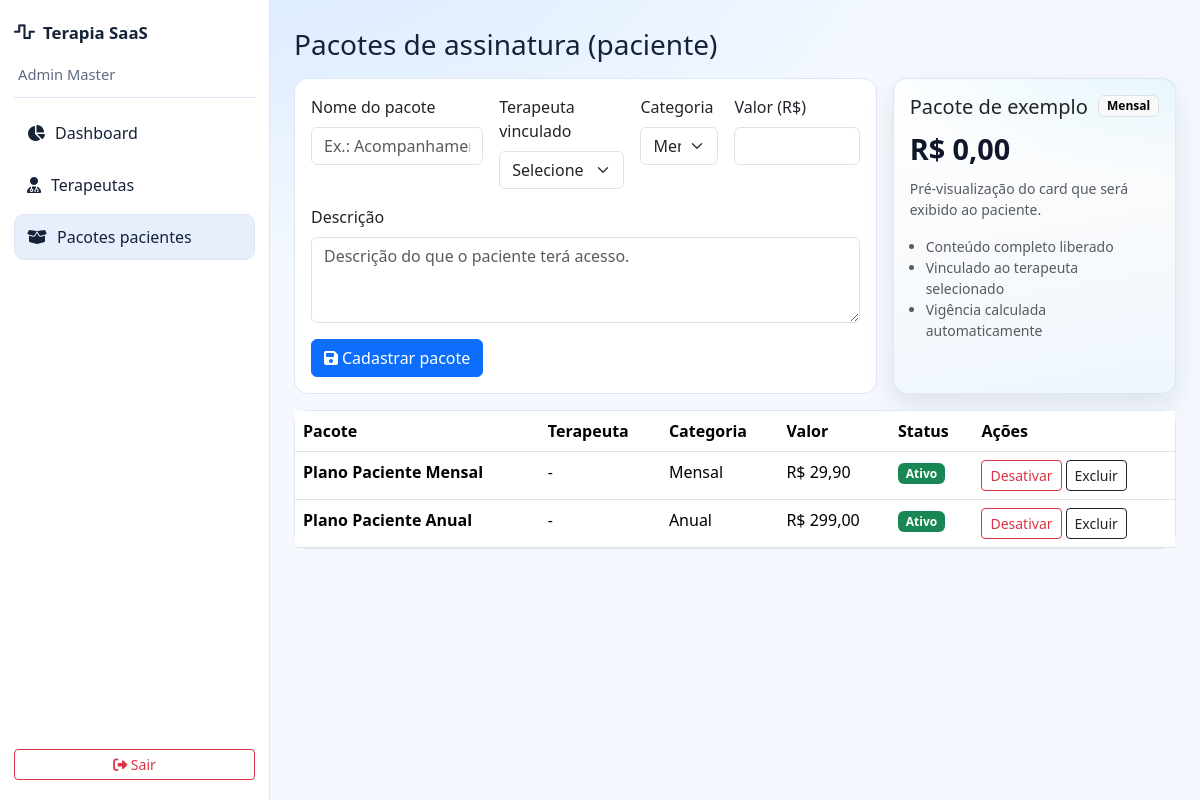
The app's page /dashboard.php?action=patient-packages (signed in) with its own data.
### tables this page shows
CREATE TABLE IF NOT EXISTS plans (
  id INT AUTO_INCREMENT PRIMARY KEY,
  target ENUM('therapist','patient') NOT NULL,
  therapist_id INT NULL,
  name VARCHAR(100) NOT NULL,
  description_text TEXT NULL,
  billing_cycle ENUM('mensal','semestral','anual') NOT NULL,
  price DECIMAL(10,2) NOT NULL,
  is_active TINYINT(1) NOT NULL DEFAULT 1,
  updated_at DATETIME DEFAULT CURRENT_TIMESTAMP ON UPDATE CURRENT_TIMESTAMP,
  INDEX idx_plans_target(target),
  INDEX idx_plans_therapist(therapist_id),
  FOREIGN KEY (therapist_id) REFERENCES users(id) ON DELETE SET NULL,
  created_at DATETIME DEFAULT CURRENT_TIMESTAMP
);

### classes/Controller.php (called while the page is built, shortened)
<?php
abstract class Controller
{
    protected function view(string $view, array $data = []): void
    {
        $file = dirname(__DIR__) . '/app/views/' . $view . '.php';
        extract($data);
        require $file;
    }
}

### app/controllers/AdminController.php (called while the page is built, shortened)
<?php
class AdminController extends Controller
{
    private User $userModel;
    private Plan $planModel;
    public function __construct()
    {
        $this->userModel = new User();
        $this->planModel = new Plan();
    }
    public function patientPackages(): void
    {
        $this->view('admin/packages/index', [
            'appUrl' => Config::get('APP_URL', ''),
            'therapists' => $this->userModel->listTherapists(),
            'packages' => $this->planModel->listPatientPlansForAdmin(),
        ]);
    }
}

### helpers/Auth.php (called while the page is built, shortened)
<?php
class Auth
{
    public static function role(): ?string
    {
        return $_SESSION['user_role'] ?? null;
    }
    public static function name(): ?string
    {
        return $_SESSION['user_name'] ?? null;
    }
    public static function isPatientPreviewActive(): bool
    {
        return (string) ($_SESSION['user_role'] ?? '') === 'therapist'
            && !empty($_SESSION['preview_patient_id'])
            && !empty($_SESSION['preview_therapist_id'])
            && (int) ($_SESSION['preview_therapist_id'] ?? 0) === (int) ($_SESSION['user_id'] ?? 0);
    }
}

### config/Database.php (called while the page is built, shortened)
<?php
class Database
{
    private static ?Database $instance = null;
    private PDO $connection;
    private function __construct()
    {
        $host = Config::get('DB_HOST', '127.0.0.1');
        $port = Config::get('DB_PORT', '3306');
        $db = Config::get('DB_DATABASE', 'terapia');
        $user = Config::get('DB_USERNAME', 'root');
        $pass = Config::get('DB_PASSWORD', '');
        $charset = Config::get('DB_CHARSET', 'utf8mb4');
        $dsn = "mysql:host={$host};port={$port};dbname={$db};charset={$charset}";
        try {
            $this->connection = new PDO($dsn, $user, $pass, [
                PDO::ATTR_ERRMODE => PDO::ERRMODE_EXCEPTION,
                PDO::ATTR_DEFAULT_FETCH_MODE => PDO::FETCH_ASSOC,
                PDO::ATTR_EMULATE_PREPARES => false,
            ]);
        } catch (PDOException $e) {
            throw new \RuntimeException('Falha de conexao com banco: ' . $e->getMessage());
        }
    }
    public static function getInstance(): self
    {
        if (!self::$instance) {
            self::$instance = new self();
        }
        return self::$instance;
    }
    public function query(string $sql, array $params = []): \PDOStatement|false
    {
        try {
            $stmt = $this->connection->prepare($sql);
            $stmt->execute($params);
            return $stmt;
        } catch (PDOException $e) {
            error_log('[DB] ' . $e->getMessage());
            return false;
        }
    }
}

### config/Config.php (called while the page is built, shortened)
<?php
class Config
{
    public static function get(string $key, mixed $default = null): mixed
    {
        return $_ENV[$key] ?? $default;
    }
}

### classes/Model.php (called while the page is built, shortened)
<?php
abstract class Model
{
    protected function query(string $sql, array $params = []): \PDOStatement|false
    {
        return Database::getInstance()->query($sql, $params);
    }
}

### app/models/Plan.php (called while the page is built, shortened)
<?php
class Plan extends Model
{
    public function listPatientPlansForAdmin(): array
    {
        $stmt = $this->query(
            "SELECT p.*, u.name AS therapist_name
             FROM plans p
             LEFT JOIN users u ON u.id = p.therapist_id
             WHERE p.target = 'patient'
             ORDER BY p.created_at DESC"
        );
        return $stmt->fetchAll();
    }
}

### app/views/admin/packages/index.php (the view, shortened to what this page needs)
<?php $title = 'Pacotes de Pacientes'; include __DIR__ . '/../../partials/header.php'; include __DIR__ . '/../../partials/nav.php'; ?>
<div class="page-wrap">
  <div class="d-flex justify-content-between align-items-center mb-3 flex-wrap gap-2">
    <h3 class="mb-0">Pacotes de assinatura (paciente)</h3>
  </div>
  <div class="row g-3 mb-3">
    <div class="col-lg-8">
      <div class="card h-100">
    <div class="card-body">
      <form method="POST" action="<?php echo $appUrl; ?>/dashboard.php?action=patient-packages-store" class="row g-3">
        <div class="col-md-4">
          <label class="form-label">Nome do pacote</label>
          <input type="text" class="form-control" name="name" id="pkgNameInput" required maxlength="100" placeholder="Ex.: Acompanhamento Essencial">
        </div>
        <div class="col-md-3">
          <label class="form-label">Terapeuta vinculado</label>
          <select class="form-select" name="therapist_id" required>
            <option value="">Selecione</option>
          </select>
        </div>
        <div class="col-md-2">
          <label class="form-label">Categoria</label>
          <select class="form-select" name="billing_cycle" id="pkgCycleInput" required>
            <option value="mensal">Mensal</option>
          </select>
        </div>
        <div class="col-md-3">
          <label class="form-label">Valor (R$)</label>
          <input type="number" class="form-control" name="price" id="pkgPriceInput" min="0.01" step="0.01" required>
        </div>
        <div class="col-12">
          <label class="form-label">Descrição</label>
          <textarea class="form-control" rows="3" name="description_text" id="pkgDescInput" maxlength="1000" placeholder="Descrição do que o paciente terá acesso."></textarea>
        </div>
        <div class="col-12">
          <button type="submit" class="btn btn-primary"><i class="fa-solid fa-floppy-disk me-1"></i>Cadastrar pacote</button>
        </div>
      </form>
    </div>
  </div>
    </div>
    <div class="col-lg-4">
      <article class="card h-100 patient-subscription-card" id="packagePreviewCard">
        <div class="card-body d-flex flex-column">
          <div class="d-flex justify-content-between align-items-start gap-2 mb-2">
            <h5 class="mb-0" id="previewName">Pacote de exemplo</h5>
            <span class="badge text-bg-light border" id="previewCycle">Mensal</span>
          </div>
          <div class="patient-subscription-price mb-2" id="previewPrice">R$ 0,00</div>
          <p class="text-muted small mb-3" id="previewDescription">Pré-visualização do card que será exibido ao paciente.</p>
          <ul class="small text-muted mb-0 ps-3">
            <li>Conteúdo completo liberado</li>
            <li>Vinculado ao terapeuta selecionado</li>
            <li>Vigência calculada automaticamente</li>
          </ul>
        </div>
      </article>
    </div>
  </div>
  <div class="card">
    <div class="table-responsive">
      <table class="table mb-0">
        <thead>
          <tr>
            <th>Pacote</th>
            <th>Terapeuta</th>
            <th>Categoria</th>
            <th>Valor</th>
            <th>Status</th>
            <th>Ações</th>
          </tr>
        </thead>
        <tbody>
          <?php if (empty($packages)): ?>
            <tr><td colspan="6" class="text-center py-4 text-muted">Nenhum pacote cadastrado.</td></tr>
          <?php else: ?>
            <?php foreach ($packages as $package): ?>
              <?php $isActive = (int) ($package['is_active'] ?? 0) === 1; ?>
              <tr>
                <td>
                  <div class="fw-semibold"><?php echo htmlspecialchars((string) ($package['name'] ?? '')); ?></div>
                </td>
                <td><?php echo htmlspecialchars((string) ($package['therapist_name'] ?? '-')); ?></td>
                <td><?php echo htmlspecialchars(ucfirst((string) ($package['billing_cycle'] ?? 'mensal'))); ?></td>
                <td>R$ <?php echo number_format((float) ($package['price'] ?? 0), 2, ',', '.'); ?></td>
                <td>
                  <span class="badge <?php echo $isActive ? 'text-bg-success' : 'text-bg-secondary'; ?>">
                    <?php echo $isActive ? 'Ativo' : 'Inativo'; ?>
                  </span>
                </td>
                <td>
                  <div class="d-flex gap-1">
                    <form method="POST" action="<?php echo $appUrl; ?>/dashboard.php?action=patient-packages-toggle-status" class="m-0">
                    <button class="btn btn-sm <?php echo $isActive ? 'btn-outline-danger' : 'btn-outline-success'; ?>" type="submit">
                      <?php echo $isActive ? 'Desativar' : 'Ativar'; ?>
                    </button>
                  </form>
                    <form method="POST" action="<?php echo $appUrl; ?>/dashboard.php?action=patient-packages-delete" class="m-0">
                      <button class="btn btn-sm btn-outline-dark" type="submit">Excluir</button>
                    </form>
                  </div>
                </td>
              </tr>
            <?php endforeach; ?>
          <?php endif; ?>
        </tbody>
      </table>
    </div>
  </div>
</div>
<?php include __DIR__ . '/../../partials/footer.php'; ?>

### app/views/partials/header.php (shortened to what this page needs)
<?php
$appUrl = $appUrl ?? '';
$assetBase = rtrim($appUrl, '/');
?>
<!DOCTYPE html>
<html lang="pt-BR">
<head>
  <link href="https://cdn.jsdelivr.net/npm/bootstrap@5.3.3/dist/css/bootstrap.min.css" rel="stylesheet">
  <link href="https://cdnjs.cloudflare.com/ajax/libs/font-awesome/6.5.2/css/all.min.css" rel="stylesheet">
  <link href="https://cdn.quilljs.com/1.3.6/quill.snow.css" rel="stylesheet">
  <link href="<?php echo $assetBase; ?>/public/css/app.css" rel="stylesheet">
</head>
<body class="app-body">

### app/views/partials/nav.php (shortened to what this page needs)
<div class="app-layout">
  <?php require __DIR__ . '/sidebar.php'; ?>
  <main class="app-content">

### app/views/partials/sidebar.php (shortened to what this page needs)
<?php
$currentAction = $_GET['action'] ?? '';
$role = (string) Auth::role();
$isPatientPreview = Auth::isPatientPreviewActive();
$displayRole = $isPatientPreview ? 'patient' : $role;
$displayName = $isPatientPreview ? (Auth::patientPreviewName() ?? Auth::name()) : Auth::name();
?>
<aside class="app-sidebar">
  <div class="sidebar-brand">
    <i class="fa-solid fa-wave-square"></i>
    <span>Terapia SaaS</span>
  </div>
  <div class="sidebar-user">
    <?php echo htmlspecialchars((string) $displayName); ?>
  </div>
  <nav class="sidebar-nav">
    <?php if ($displayRole === 'super_admin'): ?>
      <a class="sidebar-link <?php echo $currentAction === 'admin-dashboard' ? 'active' : ''; ?>" href="<?php echo $appUrl; ?>/dashboard.php?action=admin-dashboard"><i class="fa-solid fa-chart-pie"></i><span>Dashboard</span></a>
      <a class="sidebar-link <?php echo str_starts_with($currentAction, 'therapists') ? 'active' : ''; ?>" href="<?php echo $appUrl; ?>/dashboard.php?action=therapists"><i class="fa-solid fa-user-doctor"></i><span>Terapeutas</span></a>
      <a class="sidebar-link <?php echo str_starts_with($currentAction, 'patient-packages') ? 'active' : ''; ?>" href="<?php echo $appUrl; ?>/dashboard.php?action=patient-packages"><i class="fa-solid fa-box-open"></i><span>Pacotes pacientes</span></a>
    <?php endif; ?>
  </nav>
  <div class="sidebar-footer">
    <a class="btn btn-sm btn-outline-danger w-100" href="<?php echo $appUrl; ?>/index.php?action=logout"><i class="fa-solid fa-right-from-bracket"></i> Sair</a>
  </div>
</aside>

### app/views/partials/footer.php (shortened to what this page needs)
<?php if (!empty($withSidebarLayout)): ?>
	</main>
</div>
<?php endif; ?>
</body>
</html>

### public/css/app.css (style rules this page uses)
:root { --bg-main: #f5f9ff; --bg-panel: #ffffff; --text-main: #152238; --text-soft: #5d6b82; --line: #dce6f5; --accent: #1363df; --accent-soft: #8ec5ff; --sidebar-bg: #ffffff; }
* { box-sizing: border-box; }
body.app-body { margin: 0; background: radial-gradient(1200px 600px at 20% -10%, #d7e9ff 0%, transparent 60%), var(--bg-main); color: var(--text-main); font-family: "Segoe UI", "Helvetica Neue", sans-serif; }
.card { border: 1px solid var(--line); background: var(--bg-panel); border-radius: 14px; }
.app-layout { min-height: 100vh; display: grid; grid-template-columns: 270px 1fr; }
.app-sidebar { background: var(--sidebar-bg); border-right: 1px solid var(--line); padding: 20px 14px; display: flex; flex-direction: column; gap: 12px; }
.sidebar-brand { font-weight: 700; font-size: 1.05rem; display: flex; align-items: center; gap: 8px; }
.sidebar-user { color: var(--text-soft); font-size: .92rem; padding: 6px 4px 12px; border-bottom: 1px solid var(--line); }
.sidebar-nav { display: grid; gap: 6px; }
.sidebar-link { color: var(--text-main); text-decoration: none; border: 1px solid transparent; border-radius: 10px; padding: 10px 12px; display: flex; align-items: center; gap: 10px; }
.sidebar-link:hover, .sidebar-link.active { border-color: var(--line); background: rgba(19, 99, 223, .10); }
.sidebar-link i, .table-actions i, .btn i { color: currentColor; }
.sidebar-footer { margin-top: auto; }
.app-content { padding: 24px; }
.page-wrap { padding: 4px 0 36px; }
.patient-subscription-card { border: 1px solid rgba(148, 163, 184, .22); background: radial-gradient(600px 220px at 110% -10%, rgba(56, 189, 248, .14), transparent 60%), linear-gradient(170deg, #ffffff 0%, #f8fafc 52%, #eef6ff 100%); box-shadow: 0 12px 28px rgba(15, 23, 42, .1); transition: transform .25s ease, box-shadow .25s ease; }
.patient-subscription-price { font-size: clamp(1.3rem, 3vw, 1.8rem); font-weight: 800; color: #0f172a; }

### records on screen
plans: name "Plano Paciente Mensal", therapist_name "-", billing_cycle "Mensal", price "29,90", is_active "Ativo"
plans: name "Plano Paciente Anual", therapist_name "-", billing_cycle "Anual", price "299,00", is_active "Ativo"

### other values on screen
$displayName "Admin Master"
